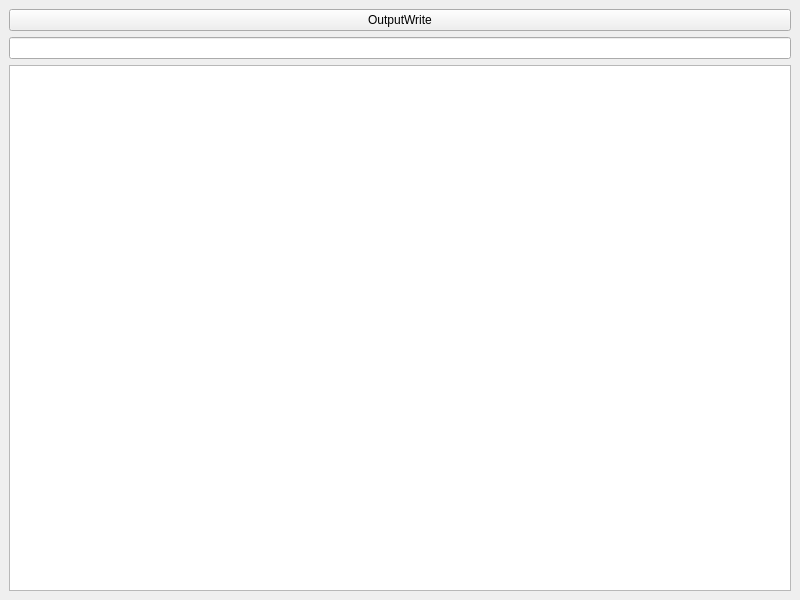
<?xml version="1.0" encoding="UTF-8"?>
<ui version="4.0">
 <class>FakeMenu</class>
 <widget class="QMainWindow" name="FakeMenu">
  <property name="geometry">
   <rect>
    <x>0</x>
    <y>0</y>
    <width>800</width>
    <height>600</height>
   </rect>
  </property>
  <property name="windowTitle">
   <string>MainWindow</string>
  </property>
  <widget class="QWidget" name="centralwidget">
   <layout class="QGridLayout" name="gridLayout">
    <item row="0" column="0">
     <widget class="QPushButton" name="outputWrite">
      <property name="text">
       <string>OutputWrite</string>
      </property>
     </widget>
    </item>
    <item row="2" column="0">
     <widget class="QTextBrowser" name="Display"/>
    </item>
    <item row="1" column="0">
     <widget class="QLineEdit" name="outputWriteLine"/>
    </item>
   </layout>
  </widget>
 </widget>
 <resources/>
 <connections/>
</ui>
